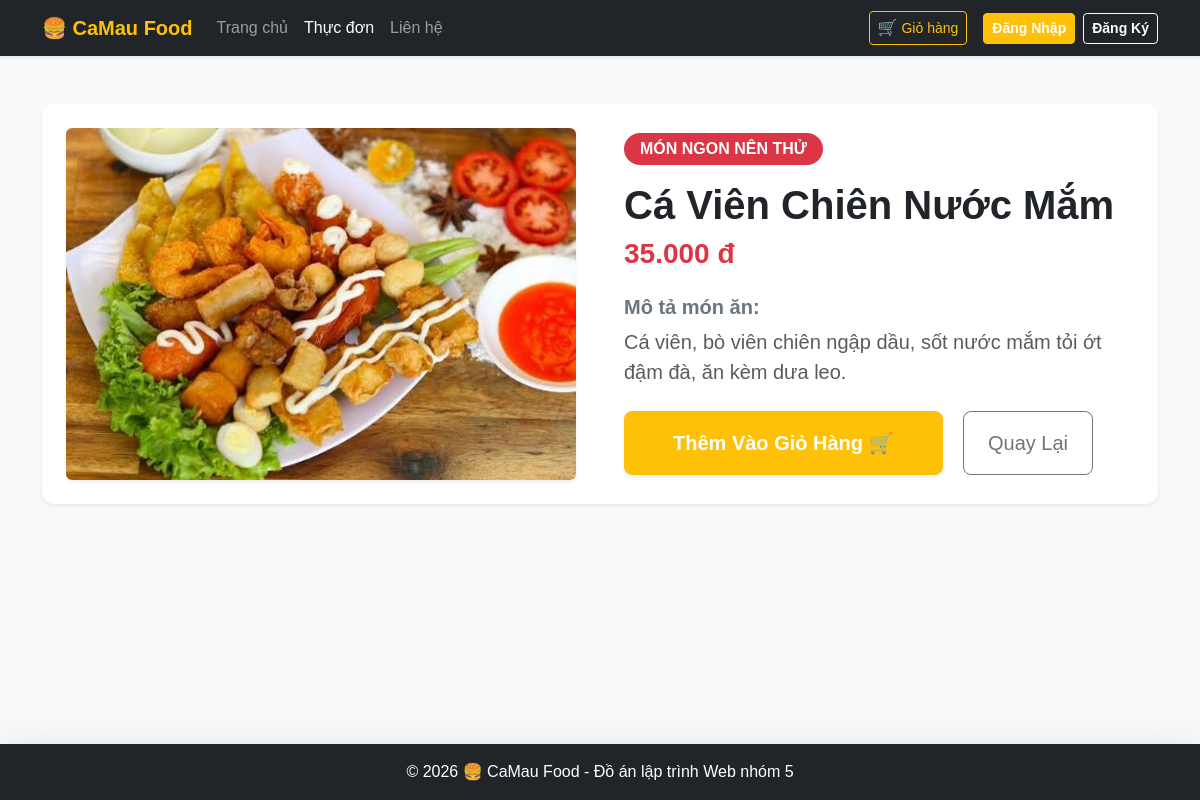
Screenshot of /detail.php?id=3 with the database file from the repository.
### tables this page shows
CREATE TABLE `products` (
  `id` int(11) NOT NULL,
  `category_id` int(11) NOT NULL,
  `name` varchar(255) NOT NULL,
  `price` int(11) NOT NULL,
  `image` varchar(255) DEFAULT NULL,
  `description` text DEFAULT NULL,
  `created_at` timestamp NOT NULL DEFAULT current_timestamp()
);

### detail.php (the view, shortened to what this page needs)
<?php
require_once 'config/database.php';
$id = isset($_GET['id']) ? intval($_GET['id']) : 0;
try {
    $stmt = $conn->prepare("SELECT * FROM products WHERE id = :id");
    $stmt->execute(['id' => $id]);
    $product = $stmt->fetch(PDO::FETCH_ASSOC);
} catch (PDOException $e) {
    die("Lỗi hệ thống: " . $e->getMessage());
}
?>
<!DOCTYPE html>
<html lang="vi">
<head>
    <link href="https://cdn.jsdelivr.net/npm/bootstrap@5.3.0/dist/css/bootstrap.min.css" rel="stylesheet">
    <link href="assets/css/style.css" rel="stylesheet">
</head>
<body class="bg-light d-flex flex-column min-vh-100">
    <div class="toast-container position-fixed top-0 end-0 p-3 detail-toast-container">
    </div>
    <nav class="navbar navbar-expand-lg navbar-dark bg-dark shadow-sm">
        <div class="container">
            <a class="navbar-brand fw-bold text-warning" href="index.php">🍔 CaMau Food</a>
            <div class="collapse navbar-collapse" id="navbarNav">
                <ul class="navbar-nav me-auto mb-2 mb-lg-0">
                    <li class="nav-item"><a class="nav-link" href="index.php">Trang chủ</a></li>
                    <li class="nav-item"><a class="nav-link active" href="menu.php">Thực đơn</a></li>
                    <li class="nav-item"><a class="nav-link" href="contact.php">Liên hệ</a></li>
                </ul>
                <div class="d-flex align-items-center ms-auto">
                    <a href="cart.php" class="btn btn-outline-warning btn-sm me-3 position-relative d-flex align-items-center px-2 py-1">
                        <span class="fs-6 me-1">🛒</span> Giỏ hàng
                    </a>
                    <?php if (isset($_SESSION['user'])): ?>
                        <span class="text-light me-3">Xin chào, <b class="text-warning"><?= htmlspecialchars($_SESSION['user']['fullname']) ?></b>!</span>
                        <?php if ($_SESSION['user']['role'] === 'admin'): ?>
                            <a href="admin/index.php" class="btn btn-danger btn-sm me-2">Quản trị 👑</a>
                        <?php endif; ?>
                        <a href="logout.php" class="btn btn-secondary btn-sm">Đăng xuất</a>
                    <?php else: ?>
                        <a href="login.php" class="btn btn-warning text-white fw-bold btn-sm me-2">Đăng Nhập</a>
                        <a href="register.php" class="btn btn-outline-light btn-sm fw-bold">Đăng Ký</a>
                    <?php endif; ?>
                </div>
            </div>
        </div>
    </nav>
    <div class="container my-5 flex-grow-1">
        <div class="card shadow-sm border-0 p-4 bg-white page-card-rounded">
            <div class="row g-5">
                <div class="col-12 col-md-6">
                    <?php if (!empty($product['image']) && file_exists('uploads/' . $product['image'])): ?>
                        <img src="uploads/<?= htmlspecialchars($product['image']) ?>" class="img-fluid rounded shadow-sm w-100 detail-product-image" alt="<?= htmlspecialchars($product['name']) ?>">
                    <?php else: ?>
                        <img src="https://images.unsplash.com/photo-1546069901-ba9599a7e63c?q=80&w=600&h=450&fit=crop" class="img-fluid rounded shadow-sm w-100 detail-product-image" alt="Ảnh mặc định">
                    <?php endif; ?>
                </div>
                <div class="col-12 col-md-6 d-flex flex-column justify-content-center">
                    <span class="badge bg-danger p-2 px-3 align-self-start mb-3 fs-6 rounded-pill">MÓN NGON NÊN THỬ</span>
                    <h1 class="fw-bold text-dark mb-2"><?= htmlspecialchars($product['name']) ?></h1>
                    <h3 class="text-danger fw-bold mb-4"><?= number_format($product['price'], 0, ',', '.') ?> đ</h3>
                    <h5 class="fw-bold text-secondary">Mô tả món ăn:</h5>
                    <p class="text-muted fs-5 lh-base mb-4">
                        <?= !empty($product['description']) ? htmlspecialchars($product['description']) : 'Món ăn thơm ngon đậm đà hương vị, được chế biến sạch sẽ từ những nguyên liệu tươi ngon nhất, đảm bảo vệ sinh an toàn thực phẩm.' ?>
                    </p>
                    <div class="d-grid gap-2 d-md-block">
                        <a href="add_to_cart.php?id=<?= $product['id'] ?>" class="btn btn-warning text-white btn-lg fw-bold px-5 py-3 shadow-sm me-md-3 detail-action-btn">Thêm Vào Giỏ Hàng 🛒</a>
                        <a href="index.php" class="btn btn-outline-secondary btn-lg px-4 py-3 detail-action-btn">Quay Lại</a>
                    </div>
                </div>
            </div>
        </div>
    </div>
    <?php include 'footer.php'; ?>
</body>
</html>

### assets/css/style.css (style rules this page uses)
body { background-color: #f8f9fa; font-family: Arial, Helvetica, sans-serif; }
.home-toast-container, .detail-toast-container { z-index: 1100; margin-top: 65px; }
.page-card-rounded { border-radius: 12px; }
.detail-product-image { max-height: 400px; object-fit: cover; }
.detail-action-btn { border-radius: 8px; }

### rows the page displays
products: image (picture), name "Cá Viên Chiên Nước Mắm", price "35.000", description "Cá viên, bò viên chiên ngập dầu, sốt nước mắm tỏi ớt đậm đà, ăn kèm dưa leo."
